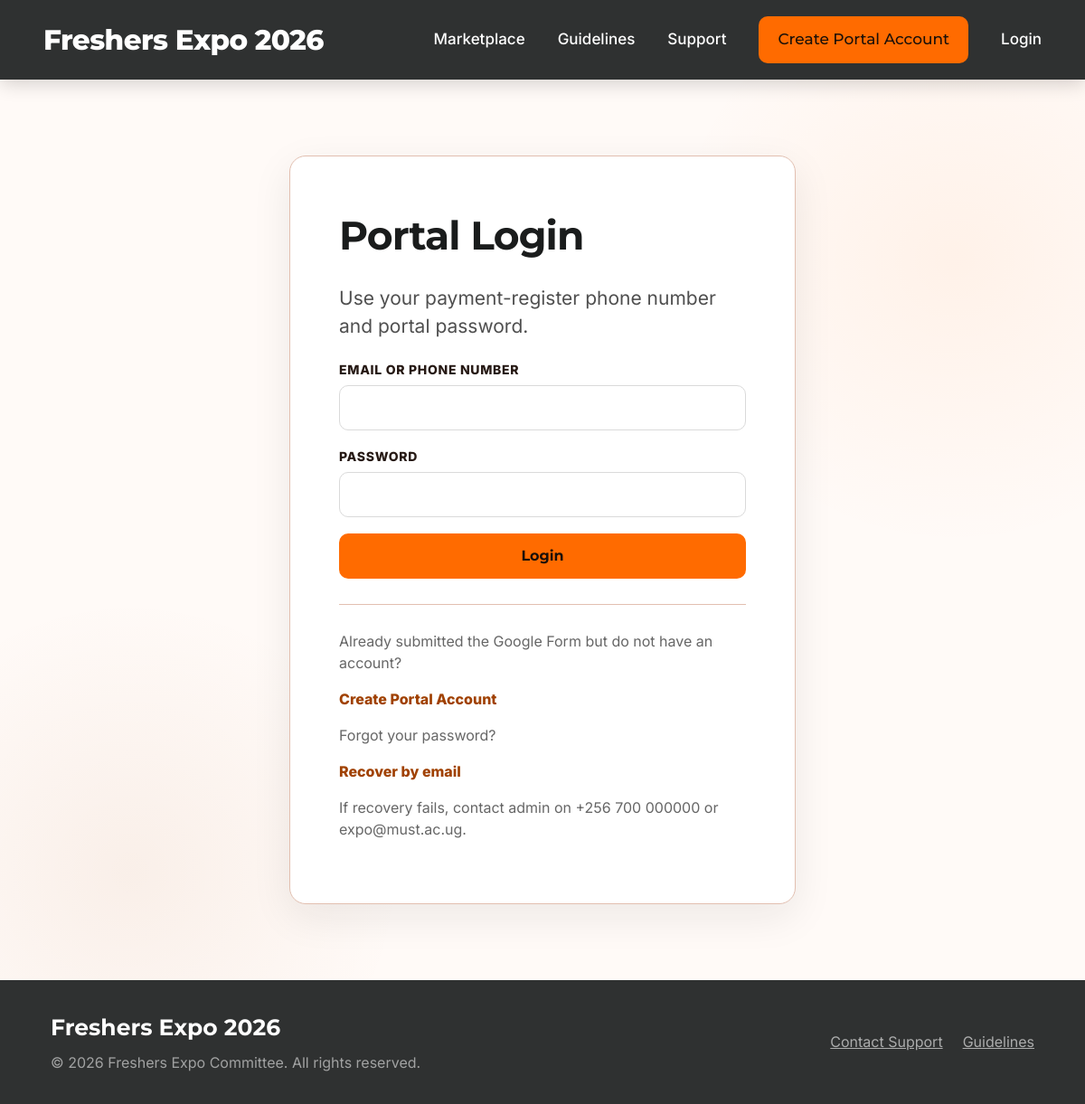
The page /login.php on the database its author committed.
### tables this page shows
CREATE TABLE IF NOT EXISTS portal_settings (
    id INT UNSIGNED AUTO_INCREMENT PRIMARY KEY,
    setting_key VARCHAR(120) NOT NULL,
    setting_value TEXT NULL,
    updated_at DATETIME NULL,
    UNIQUE KEY uniq_setting_key (setting_key)
);

### includes/functions.php (called while the page is built, shortened)
<?php
require_once __DIR__ . '/../config/database.php';
function h(?string $value): string
{
    return htmlspecialchars((string) $value, ENT_QUOTES, 'UTF-8');
}
function app_base_path(): string
{
    $script = str_replace('\\', '/', $_SERVER['SCRIPT_NAME'] ?? '');
    foreach (['/public/', '/applicant/', '/admin/', '/ajax/'] as $marker) {
        $position = strpos($script, $marker);
    }
    $directory = rtrim(str_replace('\\', '/', dirname($script)), '/');
    return $directory === '/' ? '' : $directory;
}
function app_url(string $path = ''): string
{
    return app_base_path() . '/' . ltrim($path, '/');
}
function setting(string $key, string $default = ''): string
{
    try {
        $statement = db()->prepare('SELECT setting_value FROM portal_settings WHERE setting_key = ? LIMIT 1');
        $statement->execute([$key]);
        $value = $statement->fetchColumn();
        return $value === false ? $default : (string) $value;
    } catch (Throwable $exception) {
        error_log('Setting read failed: ' . $exception->getMessage());
        return $default;
    }
}
    ?>

### config/database.php (called while the page is built, shortened)
<?php
function db(): PDO
{
    static $pdo = null;
    if ($pdo instanceof PDO) {
        return $pdo;
    }
    $dsn = 'mysql:host=' . DB_HOST . ';dbname=' . DB_NAME . ';charset=' . DB_CHARSET;
    $options = [
        PDO::ATTR_ERRMODE => PDO::ERRMODE_EXCEPTION,
        PDO::ATTR_DEFAULT_FETCH_MODE => PDO::FETCH_ASSOC,
        PDO::ATTR_EMULATE_PREPARES => false,
    ];
    try {
        $pdo = new PDO($dsn, DB_USER, DB_PASS, $options);
    } catch (Throwable $exception) {
        error_log('Database connection failed: ' . $exception->getMessage());
        throw new RuntimeException('The portal database is not available. Please contact support.');
    }
    return $pdo;
}

### public/login.php (the view, shortened to what this page needs)
<?php
$adminPhone = setting('contact_phone', '');
$adminEmail = setting('contact_email', '');
require_once __DIR__ . '/../includes/header.php';
require __DIR__ . '/../includes/public-nav.php';
?>
<main class="auth-wrap">
    <section class="auth-card">
        <h1>Portal Login</h1>
        <p class="lead">Use your payment-register phone number and portal password.</p>
        <form method="post" class="form-grid" novalidate>
            <div class="field">
                <label for="identifier">Email or Phone Number</label>
                <input type="text" id="identifier" name="identifier" value="<?php echo h($_POST['identifier'] ?? ''); ?>" required>
            </div>
            <div class="field">
                <label for="password">Password</label>
                <input type="password" id="password" name="password" required>
            </div>
            <button class="button button-primary" type="submit">Login</button>
        </form>
        <div class="divider"></div>
        <p class="help-text">Already submitted the Google Form but do not have an account?</p>
        <a class="link-strong" href="<?php echo h(app_url('public/create-account.php')); ?>">Create Portal Account</a>
        <p class="help-text">Forgot your password?</p>
        <a class="link-strong" href="<?php echo h(app_url('public/forgot-password.php')); ?>">Recover by email</a>
        <p class="help-text">If recovery fails, contact admin<?php echo $adminPhone !== '' ? ' on ' . h($adminPhone) : ''; ?><?php echo $adminEmail !== '' ? ' or ' . h($adminEmail) : ''; ?>.</p>
    </section>
</main>
<?php require __DIR__ . '/../includes/footer.php'; ?>

### assets/css/style.css (style rules this page uses)
:root { --orange: #ff6b00; --orange-dark: #a04100; --orange-soft: #fff0e6; --black: #1a1c1c; --charcoal: #2f3131; --green: #1f8a45; --green-soft: #e8f7ed; --gold: #f5b700; --red: #ba1a1a; --red-soft: #ffdad6; --gray-50: #f9f9f9; --gray-100: #f3f3f3; --gray-200: #e2e2e2; --gray-300: #dadada; --gray-600: #5f5e5e; --border: #e2bfb0; --shadow: 0 14px 45px rgba(26, 28, 28, 0.08); --radius: 18px; --sidebar-width: 280px; }
* { box-sizing: border-box; }
html { scroll-behavior: smooth; }
body { margin: 0; font-family: Inter, Arial, sans-serif; background: var(--gray-50); color: var(--black); line-height: 1.5; }
a { color: inherit; }
button, input, select, textarea { font: inherit; }
.brand, .sidebar-brand strong, h1, h2, h3, .hero-title { font-family: Montserrat, Inter, sans-serif; letter-spacing: -0.02em; }
.button, button.button, input[type="submit"] { display: inline-flex; align-items: center; justify-content: center; gap: 8px; min-height: 46px; padding: 12px 20px; border: 1px solid transparent; border-radius: 10px; font-family: Montserrat, Inter, sans-serif; font-weight: 700; text-decoration: none; cursor: pointer; transition: transform 0.18s ease, box-shadow 0.18s ease, background 0.18s ease; }
.button-primary, input[type="submit"] { background: var(--orange); color: #1a1009; }
.hero p, .lead { max-width: 740px; color: #4f4f4f; font-size: clamp(17px, 2vw, 21px); }
.hero-card, .auth-card, .panel, .stat-card, .content-card { background: #fff; border: 1px solid var(--border); border-radius: var(--radius); box-shadow: var(--shadow); }
.auth-wrap { min-height: calc(100vh - 82px); display: grid; place-items: center; padding: clamp(40px, 7vw, 100px) 20px; background: radial-gradient(circle at 12% 88%, rgba(160, 65, 0, 0.06), transparent 22%), radial-gradient(circle at 88% 20%, rgba(255, 107, 0, 0.06), transparent 24%), #fffaf7; }
.auth-card { width: min(100%, 560px); padding: clamp(28px, 5vw, 54px); }
.auth-card h1 { margin: 0 0 8px; font-size: clamp(31px, 5vw, 44px); }
.form-grid { display: grid; gap: 18px; }
.field label, .field-label { display: block; margin: 0 0 7px; color: #261914; font-size: 14px; font-weight: 800; letter-spacing: 0.05em; text-transform: uppercase; }
input, select, textarea { width: 100%; min-height: 46px; border: 1px solid var(--gray-300); border-radius: 10px; padding: 12px 14px; background: #fff; color: var(--black); }
.help-text, small { color: #666; }
.divider { height: 1px; margin: 28px 0; background: var(--border); }
.link-strong { color: var(--orange-dark); font-weight: 800; text-decoration: none; }

### rows shown on the page
portal_settings: setting_value "+256 700 000000"
portal_settings: setting_value "expo@must.ac.ug"

### other values the page prints
APP_EVENT_NAME "Freshers Expo 2026"
